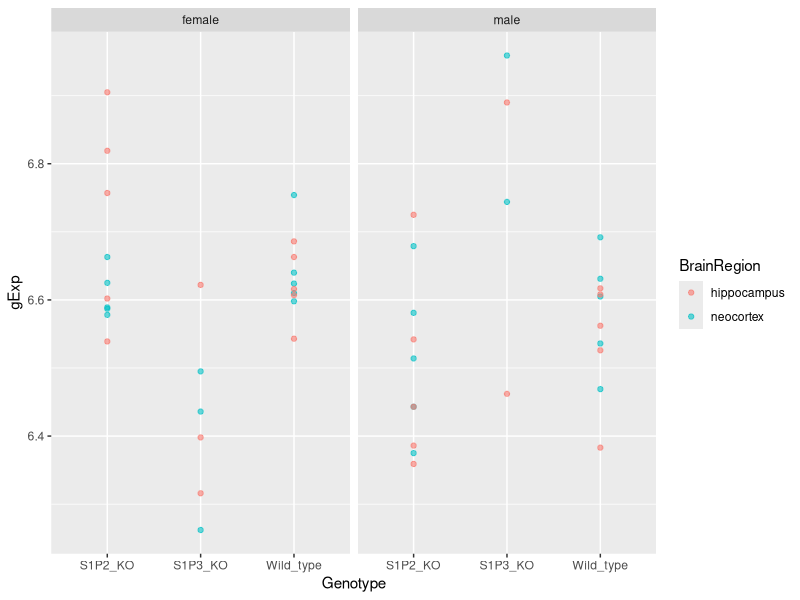
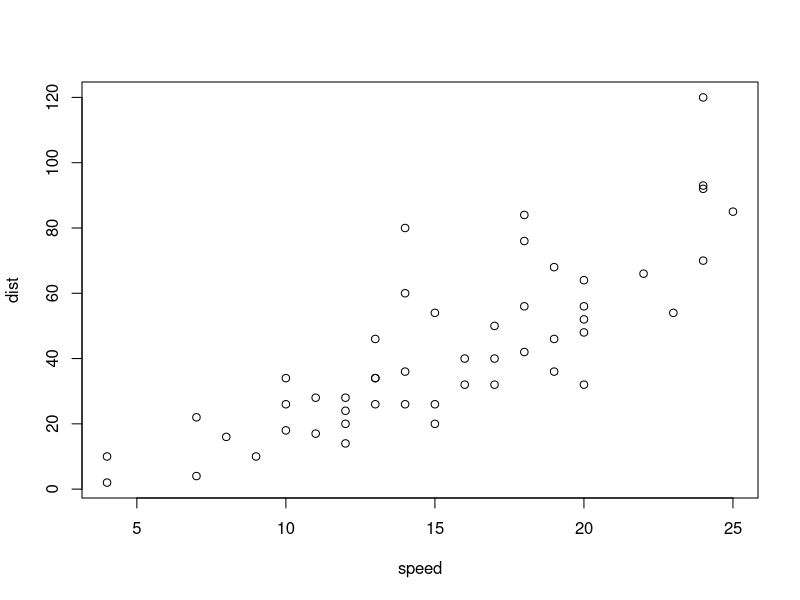

The R source for these figures, in order:
## ---- chunk 1
library(plyr)
library(ggplot2)
library(xtable)
## ---- chunk 2
library(knitr)
opts_chunk$set(tidy = FALSE, 
               comment=NA,
               digits = 3)
## ---- chunk 3
html_print <- function(x, ..., digits = 0, include.rownames = TRUE){
  print(xtable(x, digits = digits, ...), 
        type = 'html', include.rownames = include.rownames)
}
## ---- chunk 4
design <- read.table("../data/mouseBrain/GSE7191-design.txt",
                     row.names=1, header=TRUE)
expDat <- read.table("../data/mouseBrain/GSE7191-data.txt",
                     row.name="probe", header=TRUE)

# order expression data columns (samples) by the rows in the design table
expDat <- expDat[, row.names(design)]
## ---- chunk 5
dim(expDat)  # [probes, samples]
dim(design)  # [samples, design factors]
fa <- colnames(design) # design factors
## ---- chunk 6
with(design, table(Genotype))
with(design, table(BrainRegion))
with(design, table(Sex))
with(design, table(DateRun))

## ---- chunk 7

faCounts <- ldply(design, function(x){
  faFeq <- table(x)
  iFaCounts <- data.frame(faFeq)
  colnames(iFaCounts) <- c("factor.level", "counts")
  return(iFaCounts)
})
html_print(faCounts)
## ---- chunk 8
x <- with(design, table(BrainRegion, Genotype))
html_print(addmargins(x))
## ---- chunk 9
x <- with(design, table(Sex, BrainRegion, Genotype))
ftable(x)
## ---- chunk 10
x <- with(design, table(Genotype, DateRun))
ftable(x)
x <- with(design, table(Genotype, DateRun))
ftable(x)
## ---- chunk 11
(theProbe <- which(row.names(expDat) == '99372_at'))
pDat <- data.frame(design, gExp = unlist(expDat[theProbe, ]))

ggplot(pDat, aes(x=Genotype, y=gExp, color=BrainRegion)) + geom_point(alpha=0.6) + facet_grid(.~Sex)
## ---- chunk 12
# compute mean expression at each combination of Genetype, BrainRegion and Sex
pMean <- aggregate(gExp ~ Genotype + BrainRegion + Sex, pDat, FUN = mean)

# display the result in wide form
x <- xtabs(gExp~BrainRegion+Sex+Genotype,pMean)
ftable(x)
## ---- chunk 13
plot(cars)
